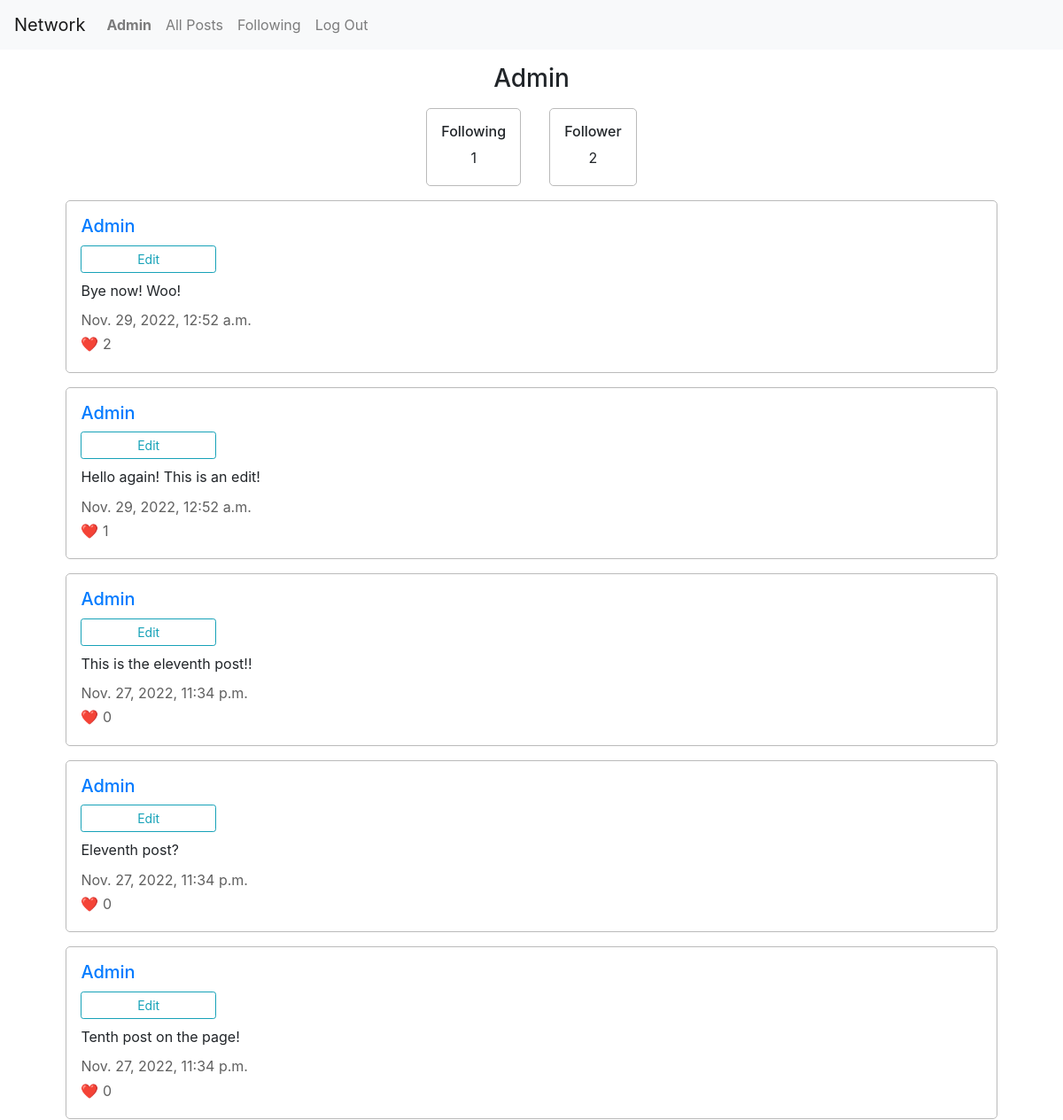
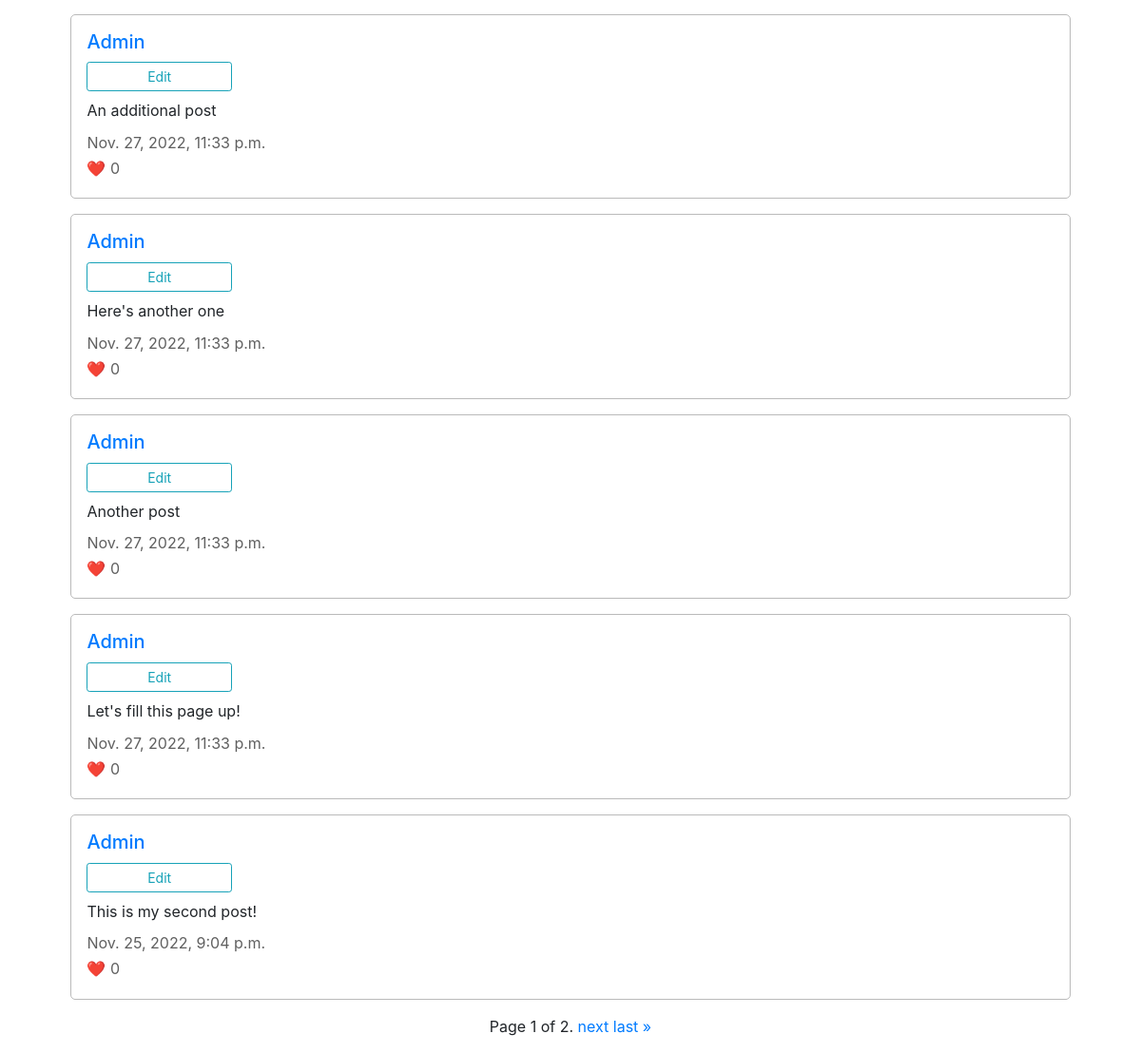
The page /user/Admin (signed in) on the database its author committed (2 pictures, top to bottom).
### network/models.py (models this page shows, shortened)
class User(AbstractUser):
    pass

class Post(models.Model):
    user = models.ForeignKey("User", on_delete=models.CASCADE, related_name ="posts")
    content = models.TextField(max_length=255)
    timestamp = models.DateTimeField(auto_now_add=True)
    likes = models.ManyToManyField("User", blank=True, related_name="liked")

### network/views.py (the view, shortened to what this page needs)
# urls.py: path("user/<str:username>", views.user, name="user"),
def user(request, username):
    watcher = User.objects.get(username=request.user)
    user = User.objects.get(username=username)
    posts = Post.objects.all()
    userposts = posts.filter(user=user.id).order_by('timestamp').reverse()
    followingCount = user.following.all().count()
    followedCount = user.followed.all().count()
    followLink = Follow.objects.filter(following = watcher, followed = user)
    ownPage = False
    isFollowing = False
    if user == watcher:
        ownPage = True
    elif followLink.exists():
        isFollowing = True
    paginator = Paginator(userposts, 10)
    page_num = request.GET.get('page')
    page_obj = paginator.get_page(page_num)
    return render(request, "network/user.html", {
        "username": user.username,
        "page_obj": page_obj,
        "ownpage": ownPage,
        "isfollowing": isFollowing,
        "following": followingCount,
        "follower": followedCount
    })

### network/templates/network/user.html (shortened to what this page needs)
{% extends "network/layout.html" %}
{% load static %}
{% block body %}
    <h3>{{ username }}</h3>
    <div class="user-info">
        <div class="section">
            <h6>Following</h6>
            <p>{{ following }}</p>
        </div>
        <div class="section">
            <h6>Follower</h6>
            <p>{{ follower }}</p>
        </div>
    </div>
    {% for post in page_obj %}
        <div class="section">
            <h5><a href="{% url 'user' username %}">{{ username }}</a></h5>
            {% if user.username == post.user.username %}
                <div>
                    <button class="edit-btn {{ post.id }} btn btn-outline-info btn-sm">Edit</button>
                </div>
            {% endif %}
            <p class="post-content" id="post-content-{{ post.id }}">{{ post.content }}</p>
            <p class="grey">{{ post.timestamp }}</p>
            <p class="grey">&#10084;&#65039; {{ post.likes.all.count }}</p>
        </div>
    {% endfor %}
    <div class="pagination">
        <span class="step-links">
            <span class="current">
                Page {{ page_obj.number }} of {{ page_obj.paginator.num_pages }}.
            </span>
            {% if page_obj.has_next %}
                <a href="?page={{ page_obj.next_page_number }}">next</a>
                <a href="?page={{ page_obj.paginator.num_pages }}">last &raquo;</a>
            {% endif %}
        </span>
    </div>
{% endblock %}

### network/templates/network/layout.html (shortened to what this page needs)
{% load static %}
<!DOCTYPE html>
<html lang="en">
    <head>
        <link rel="stylesheet" href="https://stackpath.bootstrapcdn.com/bootstrap/4.4.1/css/bootstrap.min.css">
        <link href="{% static 'network/styles.css' %}" rel="stylesheet">
    </head>
    <body>
        <nav class="navbar navbar-expand-lg navbar-light bg-light">
            <a class="navbar-brand" href="#">Network</a>
            <div class="collapse navbar-collapse" id="navbarNav">
                <ul class="navbar-nav mr-auto">
                {% if user.is_authenticated %}
                    <li class="nav-item">
                        <a class="nav-link" href="{% url 'user' user.username %}"><strong id="current-user">{{ user.username }}</strong></a>
                    </li>
                {% endif %}
                <li class="nav-item">
                    <a class="nav-link" href="{% url 'index' %}">All Posts</a>
                </li>
                {% if user.is_authenticated %}
                    <li class="nav-item">
                        <a class="nav-link" href="{% url 'following' %}">Following</a>
                    </li>
                    <li class="nav-item">
                        <a class="nav-link" href="{% url 'logout' %}">Log Out</a>
                    </li>
                {% endif %}
                </ul>
            </div>
        </nav>
        <div class="body">
            {% block body %}
            {% endblock %}
        </div>
    </body>
</html>

### network/static/network/styles.css (style rules this page uses)
.body { display: flex; flex-direction: column; justify-content: center; align-items: center; gap: 1rem; margin: 1rem; }
.section { width: 90%; border: 0.2px rgb(186, 186, 186) solid; border-radius: 5px; padding: 1rem; }
h3 { margin-bottom: 0rem; }
h5 { margin-bottom: 0.6rem; }
p { margin-bottom: 0.2rem; }
.post-content { margin-bottom: 0.6rem; }
.grey { color: rgb(96, 96, 96); }
.user-info { display: flex; flex-direction: row; justify-content: center; align-items: center; text-align: center; gap: 2rem; }
.edit-btn { width: 15%; margin-bottom: 0.5rem; }

### rows shown on the page
User: username "Admin"
Post: content "Bye now! Woo!", timestamp "Nov. 29, 2022, 12:52 a.m.", likes.all.count "2"
Post: content "Hello again! This is an edit!", timestamp "Nov. 29, 2022, 12:52 a.m.", likes.all.count "1"
Post: content "This is the eleventh post!!", timestamp "Nov. 27, 2022, 11:34 p.m.", likes.all.count "0"
Post: content "Eleventh post?", timestamp "Nov. 27, 2022, 11:34 p.m.", likes.all.count "0"
Post: content "Tenth post on the page!", timestamp "Nov. 27, 2022, 11:34 p.m.", likes.all.count "0"
Post: content "An additional post", timestamp "Nov. 27, 2022, 11:33 p.m.", likes.all.count "0"
Post: content "Here's another one", timestamp "Nov. 27, 2022, 11:33 p.m.", likes.all.count "0"
Post: content "Another post", timestamp "Nov. 27, 2022, 11:33 p.m.", likes.all.count "0"
Post: content "Let's fill this page up!", timestamp "Nov. 27, 2022, 11:33 p.m.", likes.all.count "0"
Post: content "This is my second post!", timestamp "Nov. 25, 2022, 9:04 p.m.", likes.all.count "0"

### other values the page prints
{{ following }} "1"
{{ follower }} "2"
{{ page_obj.number }} "1"
{{ page_obj.paginator.num_pages }} "2"
